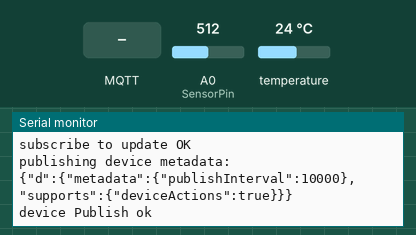
Simulated run of this sketch. Board: ESP8266 (NodeMCU). Parts: the last lines printed to the serial monitor. The inputs (shaded band) are chosen by the test bench; at power-on: A0 (SensorPin) = 512, temperature 24 °C. WiFi joins after 1.5 s; servers stay silent unless stated; random numbers use the default seed unless the sketch sets one; no MQTT or app messages arrive unless stated. At 6.2 s the program restarts the board; the recording ends there.

Above: at 2.7 s.
2.8 s: MQTT message "metadata" arrives on the first subscribed topic
At 3.6 s:
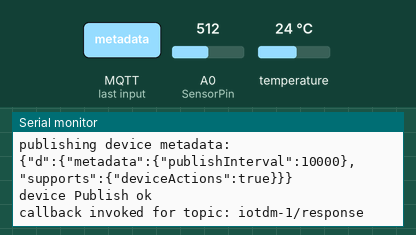
4.6 s: MQTT message "metadata" arrives on the third subscribed topic
At 5.8 s:
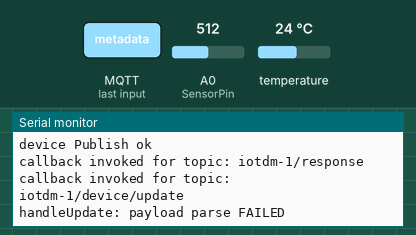

Measured:
- after the input at 2.8 s, the serial monitor: prints a new line after 0.31 s (image 1)
- after the input at 4.6 s, the serial monitor: prints a new line at once (image 2)

The sketch:

Waterproof_Wifi.ino
```cpp
// Include Libraries
#include <ESP8266WiFi.h>
#include <PubSubClient.h>
#include <ArduinoJson.h>
#include "Arduino.h"
#include "DS18B20.h"


// Pin Definitions
#define DS18B20WP_PIN_DQ	5 // Temperature sensor Digital output to Arduino Digital Input 1 (pin number 5 in the IDE)
#define SensorPin A0  // pH sensor Analog output to Arduino Analog Input 0
#define Offset -2.07 // Deviation compensation for the pH sensor
#define samplingInterval 20 //
#define printInterval 800 //
#define ArrayLength 40  //


// Global variables and defines

// Object initialization
DS18B20 ds18b20wp(DS18B20WP_PIN_DQ);

// Define vars for pH sensor
int pHArray[ArrayLength]; // Store the average value of the pH sensor feedback
int pHArrayIndex = 0;
static float pHValue, voltage;

// Define vars for temperature sensor
float ds18b20wpTempC;

// Define vars for simulated chlorine sensor
double chlorineLevel = -1;

const char* ssid = "ucll-projectweek-IoT";
const char* password = "Foo4aiHa";

#define ORG "ajj9s4"
#define DEVICE_TYPE "ESP8266"
#define DEVICE_ID "PoolTest1"
#define TOKEN "secretToken"

char server[] = ORG ".messaging.internetofthings.ibmcloud.com";
char authMethod[] = "use-token-auth";
char token[] = TOKEN;
char clientId[] = "d:" ORG ":" DEVICE_TYPE ":" DEVICE_ID;

const char publishTopic[] = "iot-2/evt/status/fmt/json";
const char responseTopic[] = "iotdm-1/response";
const char manageTopic[] = "iotdevice-1/mgmt/manage";
const char updateTopic[] = "iotdm-1/device/update";
const char rebootTopic[] = "iotdm-1/mgmt/initiate/device/reboot";

void callback(char* topic, byte* payload, unsigned int payloadLength);

WiFiClient wifiClient;
PubSubClient client(server, 1883, callback, wifiClient);

int publishInterval = 10000; // 10 seconds
long lastPublishMillis;

void setup() {
  Serial.begin(115200);
  Serial.println();
  randomSeed(analogRead(0));

  wifiConnect();
  mqttConnect();
  initManagedDevice();
}

void loop() {
  static unsigned long samplingTime = millis();
  ds18b20wpTempC = ds18b20wp.readTempC();
  if (millis() - samplingTime > samplingInterval)
  {
    pHArray[pHArrayIndex++] = analogRead(SensorPin);
    if (pHArrayIndex == ArrayLength) pHArrayIndex = 0;
    voltage = averagearray(pHArray, ArrayLength) * 5.0 / 1024;
    pHValue = 3.5 * voltage + Offset;
    samplingTime = millis();
  }

  if (millis() - lastPublishMillis > publishInterval) {
    publishData();
    lastPublishMillis = millis();
  }

  if (!client.loop()) {
    mqttConnect();
    initManagedDevice();
  }
}

void wifiConnect() {
  Serial.print("Connecting to "); Serial.print(ssid);
  WiFi.begin(ssid, password);
  while (WiFi.status() != WL_CONNECTED) {
    delay(500);
    Serial.print(".");
  }
  Serial.print("nWiFi connected, IP address: "); Serial.println(WiFi.localIP());
}

void mqttConnect() {
  if (!!!client.connected()) {
    Serial.print("Reconnecting MQTT client to "); Serial.println(server);
    while (!!!client.connect(clientId, authMethod, token)) {
      Serial.print(".");
      delay(500);
    }
    Serial.println();
  }
}

void initManagedDevice() {
  if (client.subscribe("iotdm-1/response")) {
    Serial.println("subscribe to responses OK");
  } else {
    Serial.println("subscribe to responses FAILED");
  }

  if (client.subscribe(rebootTopic)) {
    Serial.println("subscribe to reboot OK");
  } else {
    Serial.println("subscribe to reboot FAILED");
  }

  if (client.subscribe("iotdm-1/device/update")) {
    Serial.println("subscribe to update OK");
  } else {
    Serial.println("subscribe to update FAILED");
  }

  StaticJsonBuffer<300> jsonBuffer;
  JsonObject& root = jsonBuffer.createObject();
  JsonObject& d = root.createNestedObject("d");
  JsonObject& metadata = d.createNestedObject("metadata");
  metadata["publishInterval"] = publishInterval;
  JsonObject& supports = d.createNestedObject("supports");
  supports["deviceActions"] = true;

  char buff[300];
  root.printTo(buff, sizeof(buff));
  Serial.println("publishing device metadata:"); Serial.println(buff);
  if (client.publish(manageTopic, buff)) {
    Serial.println("device Publish ok");
  } else {
    Serial.print("device Publish failed:");
  }
}

void publishData() {
  double chlorineLevelOld = chlorineLevel;
  chlorineLevel = random(600.0) / 100.0;
  if (chlorineLevelOld != -1) {
    while (fabs(chlorineLevel - chlorineLevelOld) > 0.1) {
      chlorineLevel = random(600.0) / 100.0;
    }
  }
  String payload = "{\n\t\"temp\": ";
  payload += ds18b20wpTempC;
  payload += ",\n\t\"ph\": ";
  payload += pHValue;
  payload += ",\n\t\"chlorine\": ";
  payload += chlorineLevel;
  payload += "\n}";

  Serial.print("Sending payload: "); Serial.println(payload);

  if (client.publish(publishTopic, (char*) payload.c_str())) {
    Serial.println("Publish OK");
  } else {
    Serial.println("Publish FAILED");
  }
}

void callback(char* topic, byte * payload, unsigned int payloadLength) {
  Serial.print("callback invoked for topic: "); Serial.println(topic);

  if (strcmp (responseTopic, topic) == 0) {
    return; // just print of response for now
  }

  if (strcmp (rebootTopic, topic) == 0) {
    Serial.println("Rebooting...");
    ESP.restart();
  }

  if (strcmp (updateTopic, topic) == 0) {
    handleUpdate(payload);
  }
}

void handleUpdate(byte * payload) {
  StaticJsonBuffer<300> jsonBuffer;
  JsonObject& root = jsonBuffer.parseObject((char*)payload);
  if (!root.success()) {
    Serial.println("handleUpdate: payload parse FAILED");
    return;
  }
  Serial.println("handleUpdate payload:"); root.prettyPrintTo(Serial); Serial.println();

  JsonObject& d = root["d"];
  JsonArray& fields = d["fields"];
  for (JsonArray::iterator it = fields.begin(); it != fields.end(); ++it) {
    JsonObject& field = *it;
    const char* fieldName = field["field"];
    if (strcmp (fieldName, "metadata") == 0) {
      JsonObject& fieldValue = field["value"];
      if (fieldValue.containsKey("publishInterval")) {
        publishInterval = fieldValue["publishInterval"];
        Serial.print("publishInterval:"); Serial.println(publishInterval);
      }
    }
  }
}

double averagearray(int* arr, int number) {
  int i;
  int max, min;
  double avg;
  long amount = 0;
  if (number <= 0) {
    Serial.println("Error number for the array to average!/n");
    return 0;
  }
  if (number < 5) { // Less than 5, calculated directly statistics
    for (i = 0; i < number; i++) {
      amount += arr[i];
    }
    avg = amount / number;
    return avg;
  } else {
    if (arr[0] < arr[1]) {
      min = arr[0]; max = arr[1];
    }
    else {
      min = arr[1]; max = arr[0];
    }
    for (i = 2; i < number; i++) {
      if (arr[i] < min) {
        amount += min;
        min = arr[i];
      } else {
        if (arr[i] > max) {
          amount += max;
          max = arr[i];
        } else {
          amount += arr[i];
        }
      }
    }
    avg = (double)amount / (number - 2);
  }
  return avg;
}
```

DS18B20.cpp
```cpp
#include "DS18B20.h"

//constructor
DS18B20::DS18B20(const int pin) : m_pin(pin), oneWire(pin), sensor(&oneWire)
{
  sensor.begin(); // Start the temperature sensor
}

// get temperature in degrees celsius
float DS18B20::readTempC()
{
  //request data from device
  sensor.requestTemperatures();
  //get temperature in celsius, input 0 - for first device on bus
  return sensor.getTempCByIndex(0);

}

// get temperature in degrees fahrenheit
float DS18B20::readTempF()
{
  //request data from device
  sensor.requestTemperatures();
  //get temperature in fahrenheit, input 0 - for first device on bus
  return sensor.getTempFByIndex(0);

}
```

DS18B20.h
```cpp
#ifndef _DS18B20_H_
#define _DS18B20_H_


#include "DallasTemperature.h"
#include "OneWire.h"

class DS18B20 // : public DallasTemperature //- uncomment for inheritance
{
    public:
        DS18B20(const int pin);
        // These two function connect to the sensor over one wire communication and gets the current temperature in degrees celsius and fahrenheit
        float readTempC();
        float readTempF();

    private:
        // Create OneWire bus object
        OneWire oneWire;

        // Create Temperature sensor object
        DallasTemperature sensor;

        // pin connected to sensor
        const int m_pin;


};

#endif //_DS18B20_H_
```
